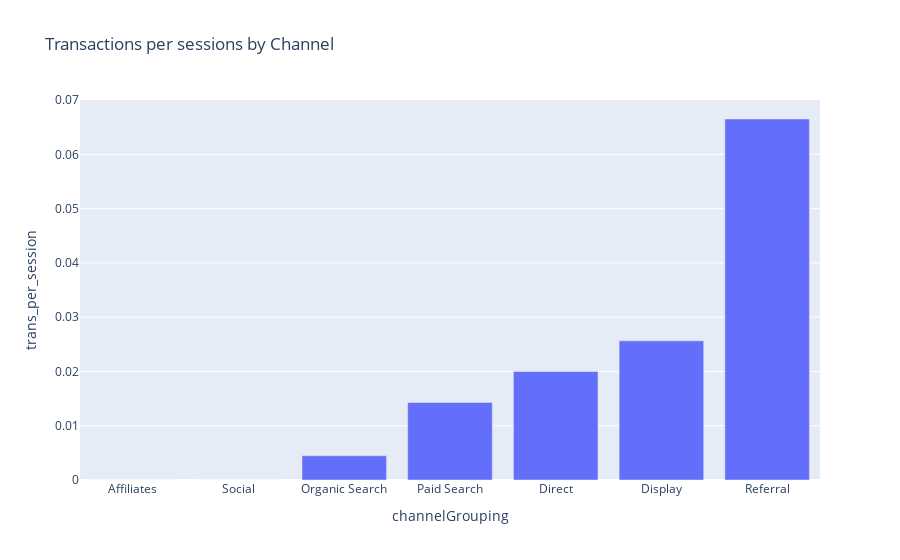

Notebook source saved alongside this figure:
### Markdown cell above
![newplot (1)](newplot%20(1).png)

### Code cell
# Group the cleaned dataframe by 'channelGrouping' and aggregate the sum of transactions and the count of visitId
cgs = (
    df_clean
    .groupby('channelGrouping')
    .agg({'transactions': 'sum', 'visitId': 'size'})
    .reset_index()
)

# Calculate the transactions per session by dividing the sum of transactions by the count of visitId
cgs['trans_per_session'] = cgs['transactions'] / cgs['visitId']

# Sort the dataframe by 'trans_per_session' in ascending order
cgs = cgs.sort_values(by='trans_per_session')

# Plot the transactions per session for each channel grouping on a bar chart
px.bar(cgs,
      x='channelGrouping',
      y='trans_per_session',
      title='Transactions per sessions by Channel'
      )

### Figure 1 — Plotly figure (JSON) as saved in the notebook; plotly's stock layout.template omitted (floating-point values rounded to 4 significant figures)
{"data": [{"alignmentgroup": "True", "hovertemplate": "channelGrouping=%{x}<br>trans_per_session=%{y}<extra></extra>", "legendgroup": "", "marker": {"color": "#636efa", "pattern": {"shape": ""}}, "name": "", "offsetgroup": "", "orientation": "v", "showlegend": false, "textposition": "auto", "x": ["Affiliates", "Social", "Organic Search", "Paid Search", "Direct", "Display", "Referral"], "xaxis": "x", "y": [0, 0, 0.004458, 0.01429, 0.02, 0.02564, 0.06651], "yaxis": "y", "type": "bar"}], "layout": {"xaxis": {"anchor": "y", "domain": [0, 1], "title": {"text": "channelGrouping"}}, "yaxis": {"anchor": "x", "domain": [0, 1], "title": {"text": "trans_per_session"}}, "legend": {"tracegroupgap": 0}, "title": {"text": "Transactions per sessions by Channel"}, "barmode": "relative"}}
